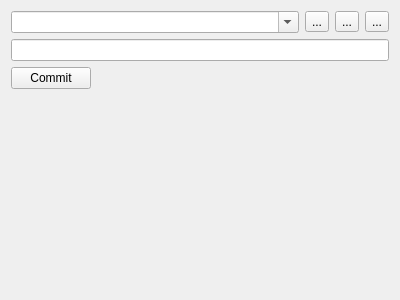
<?xml version="1.0" encoding="UTF-8"?>
<ui version="4.0">
 <class>Form</class>
 <widget class="QWidget" name="Form">
  <property name="geometry">
   <rect>
    <x>0</x>
    <y>0</y>
    <width>400</width>
    <height>300</height>
   </rect>
  </property>
  <property name="windowTitle">
   <string>Form</string>
  </property>
  <layout class="QVBoxLayout" name="verticalLayout">
   <item>
    <layout class="QHBoxLayout" name="horizontalLayout">
     <item>
      <widget class="QComboBox" name="comboBox">
       <property name="editable">
        <bool>true</bool>
       </property>
      </widget>
     </item>
     <item>
      <widget class="QToolButton" name="saveButton">
       <property name="text">
        <string>...</string>
       </property>
       <property name="icon">
        <iconset resource="Experiment.qrc">
         <normaloff>:/kde/icons/filesave.png</normaloff>:/kde/icons/filesave.png</iconset>
       </property>
      </widget>
     </item>
     <item>
      <widget class="QToolButton" name="undoButton">
       <property name="text">
        <string>...</string>
       </property>
       <property name="icon">
        <iconset resource="Experiment.qrc">
         <normaloff>:/openicon/icons/edit-undo-8.png</normaloff>:/openicon/icons/edit-undo-8.png</iconset>
       </property>
      </widget>
     </item>
     <item>
      <widget class="QToolButton" name="redoButton">
       <property name="text">
        <string>...</string>
       </property>
       <property name="icon">
        <iconset resource="Experiment.qrc">
         <normaloff>:/openicon/icons/edit-redo-8.png</normaloff>:/openicon/icons/edit-redo-8.png</iconset>
       </property>
      </widget>
     </item>
    </layout>
   </item>
   <item>
    <widget class="QLineEdit" name="lineEdit"/>
   </item>
   <item>
    <layout class="QHBoxLayout" name="horizontalLayout_2">
     <item>
      <widget class="QPushButton" name="commitButton">
       <property name="text">
        <string>Commit</string>
       </property>
      </widget>
     </item>
     <item>
      <spacer name="horizontalSpacer">
       <property name="orientation">
        <enum>Qt::Horizontal</enum>
       </property>
       <property name="sizeHint" stdset="0">
        <size>
         <width>40</width>
         <height>20</height>
        </size>
       </property>
      </spacer>
     </item>
    </layout>
   </item>
   <item>
    <spacer name="verticalSpacer">
     <property name="orientation">
      <enum>Qt::Vertical</enum>
     </property>
     <property name="sizeHint" stdset="0">
      <size>
       <width>20</width>
       <height>192</height>
      </size>
     </property>
    </spacer>
   </item>
  </layout>
 </widget>
 <resources>
  <include location="Experiment.qrc"/>
 </resources>
 <connections/>
</ui>
